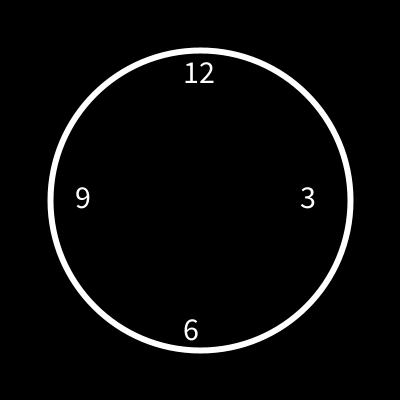
Frame 1 (no input)
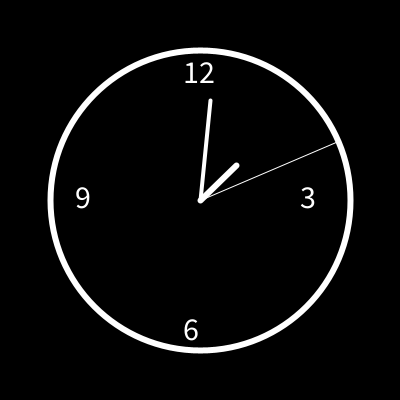
Frame 60 (the mouse pressed at the canvas centre just before this capture)
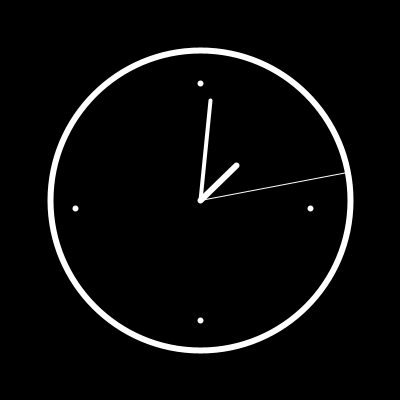
Frame 120 (the mouse held since frame 60 and released just before this capture)

The Processing sketch that drew these frames (run headless with seeded random() and noise(); from frame 60 on, the mouse is pressed at the canvas centre):

// Processing sketch: processing_96702
// ── processing_96702.pde


//Creamos vector de posiciÃ³n, y lo inicializamos
PVector sec = new PVector(0, 0);
PVector min = new PVector(0, 0);
PVector hora = new PVector(0, 0);
//tamaÃ±o para la bola
int sz = 20;
//valor del Ã¡ngulo, que iniciamos a 0
float angSec = 0;
float angMin = 0;
float angHora = 0;


//radio donde dibujaremos la bola (en FM!)
float radSec = 150;
float radMin = 100;
float radHora = 50;

void setup() {
  size(400, 400);
}

void draw() {
  background(0);

  //  println(second());

  angSec = map(second(), 0, 59, PI, -PI);
  angMin = map(minute(), 0, 59, PI, -PI);
  int valorHora = hour()%12;
  angHora = map(valorHora, 0, 23, PI, -PI);

  /*convertimos las coordenadas de polares a cartesianas
   es decir, lo que calculamos en base a radio y Ã¡ngulo, lo pasamos
   a las conocidas coordenadas de X e Y para el dibujo
   y lo hacemos respecto a witdth/2 y height/2*/
  sec.x = width/2 + (radSec * sin(angSec));
  sec.y = height/2 + (radSec * cos(angSec));
  min.x = width/2 + (radMin * sin(angMin));
  min.y = height/2 + (radMin * cos(angMin));
  hora.x = width/2 + (radHora * sin(angHora));
  hora.y = height/2 + (radHora * cos(angHora));

  //Dibujamos 
 
   

    fill(255);
    strokeWeight(1);
    line(width/2, height/2, sec.x, sec.y);
    strokeWeight(4);
    line(width/2, height/2, min.x, min.y);
    strokeWeight(6);
    line(width/2, height/2, hora.x, hora.y);
    noFill();
    stroke(255);
   
   
    ellipse(width/2, height/2, radSec*2, radSec*2);
     if (!mousePressed) {    
  
    fill(#ffffff);
    textSize(32);
    text("9", radSec/2, height/2+8);  
    textSize(32);
    text("3",radSec*2, height/2+8); 
    textSize(32);
   text("12", width/2-17,radSec/2+8); 
    textSize(32);
 text("6", width/2-17,radSec*2+40); 
     }
  else   
{fill(#ffffff);
    textSize(32);
    point( radSec/2, height/2+8);  
    textSize(32);
    point(radSec*2+10, height/2+8); 
    textSize(32);
   point( width/2,radSec/2+8); 
    textSize(32);
 point( width/2,radSec*2+20); 
}
}
